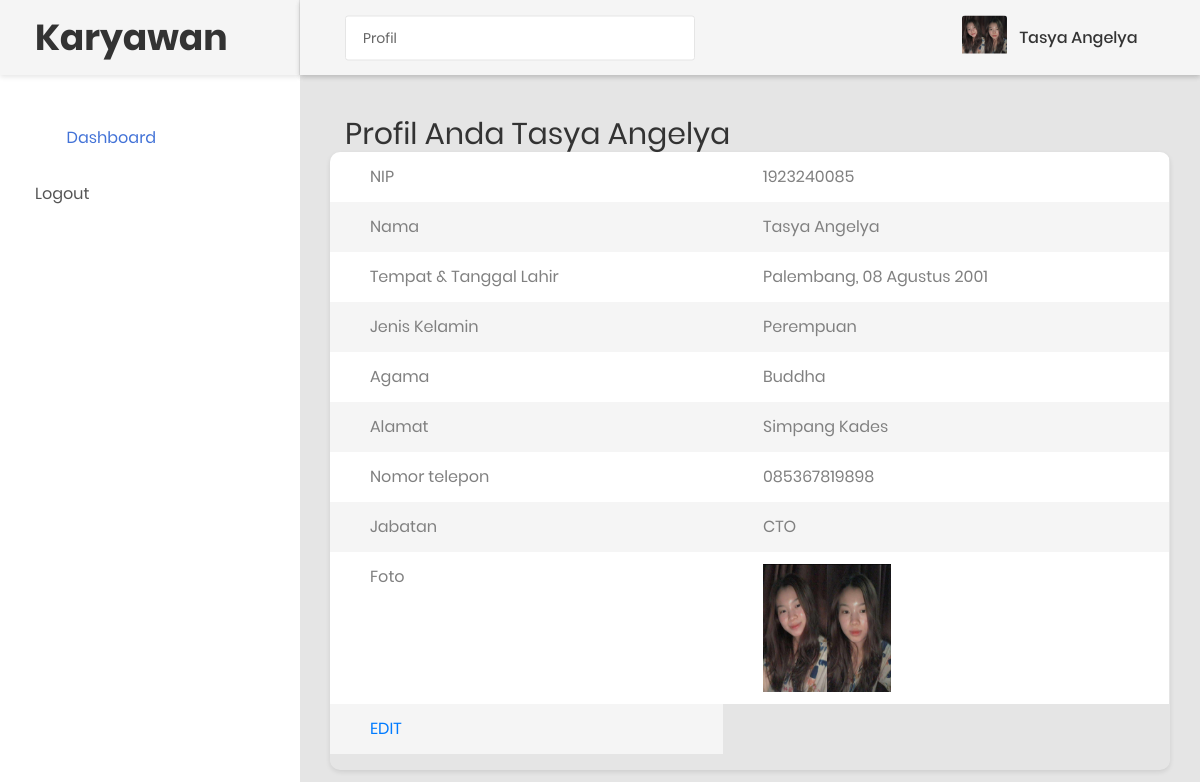
/karyawan/index.php?m=karyawan&s=profil (signed in), run on the app's committed database.
### tables this page shows
CREATE TABLE `tb_karyawan` (
  `id_karyawan` int(11) NOT NULL,
  `username` varchar(50) NOT NULL,
  `password` varchar(50) NOT NULL,
  `nama` varchar(255) NOT NULL,
  `tmp_tgl_lahir` varchar(255) NOT NULL,
  `jenkel` varchar(255) NOT NULL,
  `agama` varchar(255) NOT NULL,
  `alamat` text NOT NULL,
  `no_tel` varchar(18) NOT NULL,
  `jabatan` varchar(255) NOT NULL,
  `foto` varchar(50) NOT NULL
);

### karyawan/modul/karyawan/profil.php (the view, shortened to what this page needs)
<!DOCTYPE html>
<html lang="en">
<head>
    <link href="css/font-face.css" rel="stylesheet" media="all">
    <link href="vendor/font-awesome-4.7/css/font-awesome.min.css" rel="stylesheet" media="all">
    <link href="vendor/font-awesome-5/css/fontawesome-all.min.css" rel="stylesheet" media="all">
    <link href="vendor/mdi-font/css/material-design-iconic-font.min.css" rel="stylesheet" media="all">
    <link href="vendor/bootstrap-4.1/bootstrap.min.css" rel="stylesheet" media="all">
    <link href="vendor/animsition/animsition.min.css" rel="stylesheet" media="all">
    <link href="vendor/bootstrap-progressbar/bootstrap-progressbar-3.3.4.min.css" rel="stylesheet" media="all">
    <link href="vendor/wow/animate.css" rel="stylesheet" media="all">
    <link href="vendor/css-hamburgers/hamburgers.min.css" rel="stylesheet" media="all">
    <link href="vendor/slick/slick.css" rel="stylesheet" media="all">
    <link href="vendor/select2/select2.min.css" rel="stylesheet" media="all">
    <link href="vendor/perfect-scrollbar/perfect-scrollbar.css" rel="stylesheet" media="all">
    <link href="css/theme.css" rel="stylesheet" media="all">
</head>
<body class="animsition" >
    <div class="page-wrapper">
        <aside class="menu-sidebar d-none d-lg-block">
            <div class="logo">
                <a href="?m=awal">
                    <h1>Karyawan</h1>
                </a>
            </div>
            <div class="menu-sidebar__content js-scrollbar1">
                <nav class="navbar-sidebar">
                    <ul class="list-unstyled navbar__list">
                        <li class="active has-sub">
                            <a class="js-arrow" href="?m=awal">
                                <i class="fas fa-tachometer-alt"></i>Dashboard</a>
                        </li>
                        <li>
                            <a href="logout.php">Logout</a>
                        </li>
                    </ul>
                </nav>
            </div>
        </aside>
        <div class="page-container">
            <header class="header-desktop">
                <div class="section__content section__content--p30">
                    <div class="container-fluid">
                        <div class="header-wrap">
                            <form class="form-header" action="" method="POST">
                                <input class="au-input au-input--xl" type="text" name="search" value="Profil" readonly="" />
                            </form>
                            <div class="header-button">
                                 <?php
                                    $id = $_SESSION['idsi'];
                                    include '../koneksi.php';
                                    $sql = "SELECT * FROM tb_karyawan WHERE id_karyawan = '$id'";
                                    $query = mysqli_query($koneksi, $sql);
                                    $r = mysqli_fetch_array($query);
                                     ?>
                                <div class="account-wrap">
                                    <div class="account-item clearfix js-item-menu">
                                        <div class="image">
                                            <img src="../images/<?php echo $r['foto'];?>" class="img-circle" alt="<?php echo $r['nama'];?>" />
                                        </div>
                                        <div class="content">
                                            <a class="js-acc-btn" href="#"><?php echo $r['nama']; ?></a>
                                        </div>
                                </div>
                            </div>
                            </div>
                        </div>
                    </div>
                </div>
            </header>
            <div class="main-content">
                <div class="section__content section__content--p30">
                    <div class="container-fluid">
                        <div class="row">
                            <div class="col-md-12">
                                <div class="overview-wrap">
                                    <h2 class="title-1" style="text-align: center;">Profil anda <?php echo $_SESSION['namasi']; ?></h2>
                                </div>
                            </div>
                        </div>
                        <div class="row">
                           <div class="table-responsive table--no-card m-b-30">
                            <form action="modul/karyawan/keterangan_sv.php" method="post" enctype="multipart/form-data">
                                <div class="form-group">
                                	<?php
                                	$id = $_SESSION['idsi'];
                                	include 'koneksi.php';
                                	$sql = "SELECT * FROM tb_karyawan WHERE id_karyawan = '$id'";
                                	$query = mysqli_query($koneksi, $sql);
                                	$r = mysqli_fetch_array($query);
                                	 ?>
                                <table class="table table-borderless table-striped table-earning" >
                                        <tbody>
                                            <tr>
                                                <td>NIP</td>
                                                <td>
                                                <?php echo $r['id_karyawan'];?>
                                            </td>
                                            </tr>
                                            <tr>
                                                <td>Nama</td>
                                                <td><?php echo $r['nama'];?></td>
                                            </tr>
                                            <tr>
                                            	<td>Tempat & Tanggal Lahir</td>
                                            	<td><?php echo $r['tmp_tgl_lahir'];?></td>
                                            </tr>
                                            <TR>
                                            	<td>Jenis Kelamin</td>
                                            	<td><?php echo $r['jenkel'];?></td>
                                            </TR>
                                             <tr>
                                                <td>Agama</td>
                                                <td><?php echo $r['agama'];?></td>
                                            </tr>
                                           <tr>
                                              <td>Alamat</td>
                                              <td><?php echo $r['alamat'];?></td>
                                           </tr>
                                           <tr>
                                           	<td>Nomor telepon</td>
                                           	<td><?php echo $r['no_tel'];?></td>
                                           </tr>
                                           <tr>
                                           	<td>Jabatan</td>
                                           	<td><?php echo $r['jabatan'];?> </td>
                                           </tr>
                                           <tr>
                                           	<td>Foto</td>
                                           	<td><img src="../images/<?php echo $r['foto'];?>" style="width: 128px;height: 128px;"></td>
                                           </tr>
                                            <tr>
                                                <td><a href="?m=karyawan&s=edit&id_karyawan=<?php ?>">EDIT</a></td>
                                            </tr>
                                      </tbody>
                                    </table>
                                        </div>
                            </form>
                                </div>
                        </div>
                        <div class="header-desktop">
                            <div class="col-md-12">
                                <div class="copyright">
                                <p>Copyright &copy; <script>document.write(new Date().getFullYear());</script> Stevanus Christian | All rights reserved</p>
                                </div>
                            </div>
                        </div>
                    </div>
                </div>
            </div>
        </div>
    </div>
</body>
</html>

### data on the page
tb_karyawan: foto (picture), nama "Tasya Angelya", id_karyawan "1923240085", tmp_tgl_lahir "Palembang, 08 Agustus 2001", jenkel "Perempuan", agama "Buddha", alamat "Simpang Kades", no_tel "085367819898", jabatan "CTO"

### other printed values
$_SESSION['namasi'] "Tasya Angelya"
